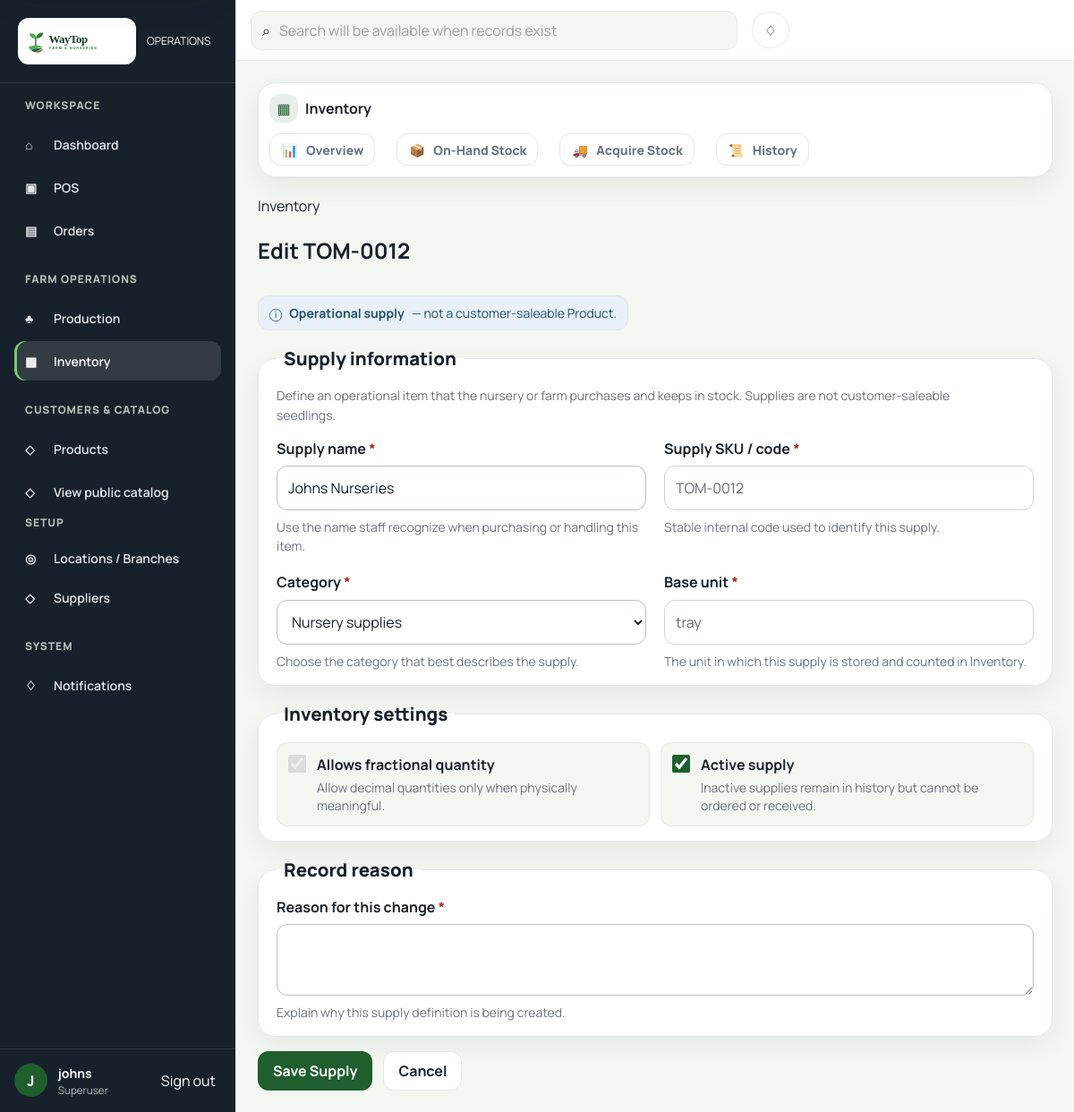
/dashboard/inventory/supplies/TOM-0012/edit/ (signed in), run on the app's committed database.
### apps/accounts/models.py (models this page shows)
class User(AbstractUser):
    id = models.UUIDField(primary_key=True, default=uuid.uuid4, editable=False)
    created_at = models.DateTimeField(auto_now_add=True)
    updated_at = models.DateTimeField(auto_now=True)

### apps/inventory/models.py (models this page shows, shortened)
class InventorySupply(models.Model):
    class Category(models.TextChoices):
        SEEDS = "SEEDS", "Seeds"
        GROWING_MEDIA = "GROWING_MEDIA", "Growing media"
        NURSERY_TRAYS = "NURSERY_TRAYS", "Nursery trays"
        FERTILIZER = "FERTILIZER", "Fertilizer"
        PESTICIDE = "PESTICIDE", "Pesticide"
        FUNGICIDE = "FUNGICIDE", "Fungicide"
        HERBICIDE = "HERBICIDE", "Herbicide"
        PACKAGING = "PACKAGING", "Packaging"
        NURSERY_SUPPLIES = "NURSERY_SUPPLIES", "Nursery supplies"
        OTHER = "OTHER", "Other operational supply"
    id = models.UUIDField(primary_key=True, default=uuid.uuid4, editable=False)
    code = models.CharField(max_length=64, unique=True)
    name = models.CharField(max_length=200)
    category = models.CharField(max_length=30, choices=Category.choices)
    base_unit = models.CharField(max_length=50)
    allows_fractional_quantity = models.BooleanField(default=False)
    is_active = models.BooleanField(default=True)
    created_at = models.DateTimeField(auto_now_add=True)
    updated_at = models.DateTimeField(auto_now=True)
    class Meta:
        ordering = ("code",)
        default_permissions = ()
        permissions = (("manage_supplies", "Can manage Inventory supply definitions"),)
        constraints = [
            models.CheckConstraint(condition=~Q(code=""), name="inventory_supply_code_not_empty"),
            models.CheckConstraint(condition=~Q(name=""), name="inventory_supply_name_not_empty"),
            models.CheckConstraint(condition=~Q(base_unit=""), name="inventory_supply_unit_not_empty"),
        ]

### apps/inventory/staff_views.py (the view, shortened to what this page needs)
# urls.py: path("inventory/supplies/<str:code>/edit/", inventory_staff_views.supply_edit, name="inventory_supply_edit"),
@login_required(login_url="accounts:login")
def supply_edit(request, code):
    require_supply_view(request.user)
    supply = get_object_or_404(InventorySupply, code=code)
    initial = _audit_initial()
    initial.update({
        "code": supply.code, "name": supply.name, "category": supply.category,
        "base_unit": supply.base_unit,
        "allows_fractional_quantity": supply.allows_fractional_quantity,
        "is_active": supply.is_active,
    })
    form = SupplyForm(request.POST or None, initial=initial)
    form.fields["code"].disabled = True
    form.fields["base_unit"].disabled = True
    form.fields["allows_fractional_quantity"].disabled = True
    return render(request, "dashboard/inventory/form_live.html", {
        "form": form, "title": f"Edit {supply.code}",
        "cancel_url": "dashboard:inventory_supply_detail", "cancel_arg": supply.code,
    })

### apps/core/context_processors.py (called while the page is built)
def business_contact(request):
    phone = settings.WAYTOP_CONTACT_PHONE
    digits = phone.removeprefix("+")
    display = f"+{digits[:3]} {digits[3:6]} {digits[6:9]} {digits[9:]}"
    return {"business_phone": {"uri": phone, "display": display}}

def commerce_catalog(request):
    return {"commerce_catalog": []}

### apps/inventory/staff_views.py (called while the page is built)
def _audit_initial(): return {"correlation_id": uuid.uuid4(), "idempotency_key": uuid.uuid4()}

### apps/inventory/supply_services.py (called while the page is built)
def _require(actor, permission):
    if (
        actor is None or not actor.is_authenticated or not actor.is_active
        or not actor.is_staff or not actor.has_perm(permission)
    ):
        raise PermissionDenied(f"Inventory Supply operation requires {permission}.")

def require_supply_view(actor):
    _require(actor, "inventory.view")

### templates/dashboard/inventory/form_live.html (shortened to what this page needs)
{% extends "staff_base.html" %}
{% load static %}
{% block extra_css %}<link rel="stylesheet" href="{% static 'css/staff-procurement.css' %}">{% endblock %}
{% block content %}
<section class="staff-workspace purchase-order-workspace supply-form-workspace">
  <header class="staff-page-heading"><p>Inventory</p><h1>{{ title }}</h1></header>
  <p class="supply-form__notice"><span aria-hidden="true">&#9432;</span><strong>Operational supply</strong> — not a customer-saleable Product.</p>
  <form method="post" class="staff-form purchase-order-form supply-form" novalidate>
    <fieldset class="purchase-order-form__section">
      <legend>Supply information</legend>
      <p class="supply-form__section-copy">Define an operational item that the nursery or farm purchases and keeps in stock. Supplies are not customer-saleable seedlings.</p>
      <div class="purchase-order-form__grid">
        <div class="purchase-order-form__field">
          <label class="purchase-order-form__label" for="{{ form.name.id_for_label }}">{{ form.name.label }} <span class="supply-form__required" aria-hidden="true">*</span><span class="sr-only"> required</span></label>
          {{ form.name }}
          <small class="purchase-order-form__help" id="{{ form.name.id_for_label }}_helptext">{{ form.name.help_text }}</small>
        </div>
        <div class="purchase-order-form__field">
          <label class="purchase-order-form__label" for="{{ form.code.id_for_label }}">{{ form.code.label }} <span class="supply-form__required" aria-hidden="true">*</span><span class="sr-only"> required</span></label>
          {{ form.code }}
          <small class="purchase-order-form__help" id="{{ form.code.id_for_label }}_helptext">{{ form.code.help_text }}</small>
        </div>
        <div class="purchase-order-form__field">
          <label class="purchase-order-form__label" for="{{ form.category.id_for_label }}">{{ form.category.label }} <span class="supply-form__required" aria-hidden="true">*</span><span class="sr-only"> required</span></label>
          {{ form.category }}
          <small class="purchase-order-form__help" id="{{ form.category.id_for_label }}_helptext">{{ form.category.help_text }}</small>
        </div>
        <div class="purchase-order-form__field">
          <label class="purchase-order-form__label" for="{{ form.base_unit.id_for_label }}">{{ form.base_unit.label }} <span class="supply-form__required" aria-hidden="true">*</span><span class="sr-only"> required</span></label>
          {{ form.base_unit }}
          <small class="purchase-order-form__help" id="{{ form.base_unit.id_for_label }}_helptext">{{ form.base_unit.help_text }}</small>
        </div>
      </div>
    </fieldset>
    <fieldset class="purchase-order-form__section supply-form__settings-section">
      <legend>Inventory settings</legend>
      <div class="supply-form__settings">
        <div class="supply-form__setting">
          {{ form.allows_fractional_quantity }}
          <label for="{{ form.allows_fractional_quantity.id_for_label }}"><strong>{{ form.allows_fractional_quantity.label }}</strong><small id="{{ form.allows_fractional_quantity.id_for_label }}_helptext">{{ form.allows_fractional_quantity.help_text }}</small></label>
        </div>
        <div class="supply-form__setting">
          {{ form.is_active }}
          <label for="{{ form.is_active.id_for_label }}"><strong>{{ form.is_active.label }}</strong><small id="{{ form.is_active.id_for_label }}_helptext">{{ form.is_active.help_text }}</small></label>
        </div>
      </div>
    </fieldset>
    <fieldset class="purchase-order-form__section supply-form__reason-section">
      <legend>Record reason</legend>
      <div class="purchase-order-form__field purchase-order-form__field--full">
        <label class="purchase-order-form__label" for="{{ form.reason.id_for_label }}">{{ form.reason.label }} <span class="supply-form__required" aria-hidden="true">*</span><span class="sr-only"> required</span></label>
        {{ form.reason }}
        <small class="purchase-order-form__help" id="{{ form.reason.id_for_label }}_helptext">{{ form.reason.help_text }}</small>
      </div>
    </fieldset>
    <div class="purchase-order-form__actions">
      <button class="staff-button staff-button--primary" type="submit">Save Supply</button>
      {% if cancel_arg %}<a class="staff-button staff-button--secondary" href="{% url cancel_url cancel_arg %}">Cancel</a>{% else %}<a class="staff-button staff-button--secondary" href="{% url cancel_url %}">Cancel</a>{% endif %}
    </div>
  </form>
</section>
{% endblock %}

### templates/dashboard/components/navigation.html (shortened to what this page needs)
{% load static %}
<aside class="staff-sidebar" id="staff-mobile-nav" data-staff-navigation aria-label="Staff application navigation">
  <div class="staff-sidebar__brand">
    <img src="{% static 'images/logo/logo.svg' %}" alt="WayTop Farm" width="174" height="52">
    <span>Operations</span>
  </div>
  <nav>
    <p>Workspace</p>
    <a href="{% url 'dashboard:dashboard' %}"{% if request.resolver_match.url_name == 'dashboard' %} class="is-active" aria-current="page"{% endif %}><span aria-hidden="true">&#8962;</span>Dashboard</a>
    <a href="{% url 'dashboard:pos' %}"{% if '/pos/' in request.path %} class="is-active" aria-current="page"{% endif %}><span aria-hidden="true">&#9635;</span>POS</a>
    <a href="{% url 'dashboard:orders' %}"><span aria-hidden="true">&#9636;</span>Orders</a>
    <p>Farm Operations</p>
    {% if perms.production.view_operations %}<a href="{% url 'dashboard:production' %}"><span aria-hidden="true">&#9827;</span>Production</a>{% endif %}
    <a href="{% url 'dashboard:inventory' %}"{% if 'inventory' in request.resolver_match.url_name and 'supplier' not in request.resolver_match.url_name and 'location' not in request.resolver_match.url_name %} class="is-active" aria-current="page"{% endif %}><span aria-hidden="true">&#9638;</span>Inventory</a>
    <p>Customers &amp; Catalog</p>
    {% if perms.products.view_product %}<a href="{% url 'dashboard:catalog_products' %}"><span aria-hidden="true">&#9671;</span>Products</a>{% endif %}
    <a href="{% url 'products:shop' %}"><span aria-hidden="true">&#9671;</span>View public catalog</a>
    {% if perms.inventory.view or perms.procurement.view %}
    <div role="group" aria-label="Setup navigation">
      <p>Setup</p>
      {% if perms.inventory.view %}<a href="{% url 'dashboard:inventory_location_list' %}"><span aria-hidden="true">&#9678;</span>Locations / Branches</a>{% endif %}
      <a href="{% url 'dashboard:inventory_supplier_list' %}"{% if 'supplier' in request.resolver_match.url_name %} class="is-active" aria-current="page"{% endif %}><span aria-hidden="true">&#9671;</span>Suppliers</a>
    </div>
    {% endif %}
    <p>System</p>
    <a href="#staff-notification-drawer" data-open-drawer><span aria-hidden="true">&#9826;</span>Notifications</a>
  </nav>
  <div class="staff-sidebar__profile">
    <span aria-hidden="true">{{ request.user.username|first|upper }}</span>
    <div>
      <strong>{{ request.user.username }}</strong>
      <small>{% if request.user.is_superuser %}Superuser{% else %}Staff{% endif %}</small>
    </div>
    <form method="post" action="{% url 'accounts:logout' %}">
      <button type="submit">Sign out</button>
    </form>
  </div>
</aside>

### static/css/variables.css (style rules this page uses)
:root { --color-primary: #1F5E2D; --color-secondary: #4CAF50; --color-accent: #7BC96F; --color-background: #F8F7F3; --color-white: #FFFFFF; --color-dark: #17212B; --color-gray: #6B7280; --color-border: #E5E7EB; --color-success: #2E7D32; --color-primary-hover: #174723; --color-secondary-hover: #3D8F41; --color-primary-soft: rgba(31, 94, 45, 0.1); --color-surface-muted: #F3F6F1; --color-border-strong: #B8C2B7; --color-focus: #D4A017; --color-warning-surface: #FFF4D6; --color-warning-border: #E6BE55; --color-warning-text: #5C4300; --color-error: #A62B1F; --color-error-surface: #FBE9E7; --color-success-surface: #E8F5E9; --color-success-text: #185C2C; --color-info-surface: #E8F1F7; --color-info-text: #234E70; --color-nav-blue-soft: #EEF7FF; --color-nav-blue-mist: #F5FBFF; --color-nav-sage: #F4FBF4; --color-nav-blue-glass: rgba(238, 247, 255, 0.86); --color-nav-sage-glass: rgba(244, 251, 244, 0.86); --gradient-nav-surface: linear-gradient(100deg, var(--color-nav-blue-mist) 0%, var(--color-white) 34%, var(--color-nav-sage) 69%, var(--color-nav-blue-soft) 100%); --gradient-nav-glass: linear-gradient(100deg, var(--color-nav-blue-glass), var(--color-white-90) 38%, var(--color-nav-sage-glass) 74%, var(--color-nav-blue-glass)); --gradient-nav-cta: linear-gradient(135deg, var(--color-primary) 0%, var(--color-success) 58%, var(--color-secondary-hover) 100%); --color-skeleton: #DCE4DA; --color-accent-gold: #D4A017; --color-primary-faint: rgba(31, 94, 45, 0.04); --color-primary-muted: rgba(31, 94, 45, 0.08); --color-accent-soft: rgba(123, 201, 111, 0.18); --color-accent-muted: rgba(123, 201, 111, 0.12); --color-dark-faint: rgba(23, 33, 43, 0.04); --color-overlay: rgba(23, 33, 43, 0.4); --color-white-80: rgba(255, 255, 255, 0.8); --color-white-90: rgba(255, 255, 255, 0.9); --color-white-96: rgba(255, 255, 255, 0.96); --color-white-border: rgba(255, 255, 255, 0.45); --color-white-faint: rgba(255, 255, 255, 0.12); --color-hero-overlay: linear-gradient(90deg, rgba(9, 47, 24, 0.82) 0%, rgba(9, 47, 24, 0.67) 42%, rgba(9, 47, 24, 0.18) 76%, rgba(9, 47, 24, 0.06) 100%); --color-hero-overlay-mobile: linear-gradient(90deg, rgba(9, 47, 24, 0.84) 0%, rgba(9, 47, 24, 0.67) 72%, rgba(9, 47, 24, 0.28) 100%); --color-hero-transition: linear-gradient(180deg, transparent 0%, rgba(9, 47, 24, 0.12) 48%, rgba(9, 47, 24, 0.52) 100%); --color-image-overlay: linear-gradient(135deg, rgba(31, 94, 45, 0.12), rgba(123, 201, 111, 0.16)); --color-connector: linear-gradient(90deg, rgba(31, 94, 45, 0.15), rgba(31, 94, 45, 0.05)); --space-1: 0.25rem; --space-2: 0.5rem; --space-3: 0.75rem; --space-4: 1rem; --space-5: 1.25rem; --space-6: 1.5rem; --space-7: 2rem; --space-8: 2.5rem; --space-9: 3rem; --space-10: 4rem; --space-11: 5rem; --space-12: 6rem; --space-13: 7.5rem; --radius-sm: 0.75rem; --radius-md: 1rem; --radius-lg: 1.25rem; --radius-xl: 1.5rem; --radius-2xl: 2rem; --radius-round: 999px; --shadow-sm: 0 10px 30px rgba(23, 33, 43, 0.06); --shadow-md: 0 18px 40px rgba(23, 33, 43, 0.08); --shadow-lg: 0 24px 60px rgba(23, 33, 43, 0.12); --shadow-xl: 0 36px 90px rgba(23, 33, 43, 0.16); --shadow-trust: 0 24px 70px rgba(14, 44, 24, 0.16); --shadow-float: 0 12px 30px rgba(23, 33, 43, 0.06); --shadow-nav: 0 10px 30px rgba(23, 33, 43, 0.07), inset 0 1px 0 rgba(255, 255, 255, 0.9), inset 0 -1px 0 rgba(31, 94, 45, 0.08); --shadow-nav-sticky: 0 18px 45px rgba(23, 33, 43, 0.13), inset 0 1px 0 rgba(255, 255, 255, 0.84); --shadow-nav-logo: 0 10px 28px rgba(31, 94, 45, 0.09), inset 0 1px 0 rgba(255, 255, 255, 0.96); --shadow-nav-cta: 0 12px 28px rgba(31, 94, 45, 0.24); --transition-fast: 180ms ease; --transition-normal: 280ms ease; --transition-slow: 420ms ease; --transition-premium: 320ms cubic-bezier(0.22, 1, 0.36, 1); --font-sans: 'Manrope', 'Segoe UI', Roboto, Arial, sans-serif; --line-height-tight: 1.1; --line-height-normal: 1.5; --line-height-relaxed: 1.7; --text-display-xl: clamp(2.5rem, 4vw, 4.25rem); --text-display-lg: clamp(2rem, 3.2vw, 3rem); --text-heading-1: clamp(1.75rem, 2.8vw, 2.5rem); --text-heading-2: clamp(1.4rem, 2.2vw, 2rem); --text-heading-3: clamp(1.1rem, 1.7vw, 1.35rem); --text-heading-4: 1rem; --text-body-lg: 1.05rem; --text-body: 1rem; --text-small: 0.875rem; --text-caption: 0.75rem; }

### data on the page
User: user.username|first "J", user.username "johns"
InventorySupply: name "Johns Nurseries", code "TOM-0012", category "Nursery supplies", base_unit "tray", allows_fractional_quantity "☑", is_active "☑"

### other printed values
{{ title }} "Edit TOM-0012"
